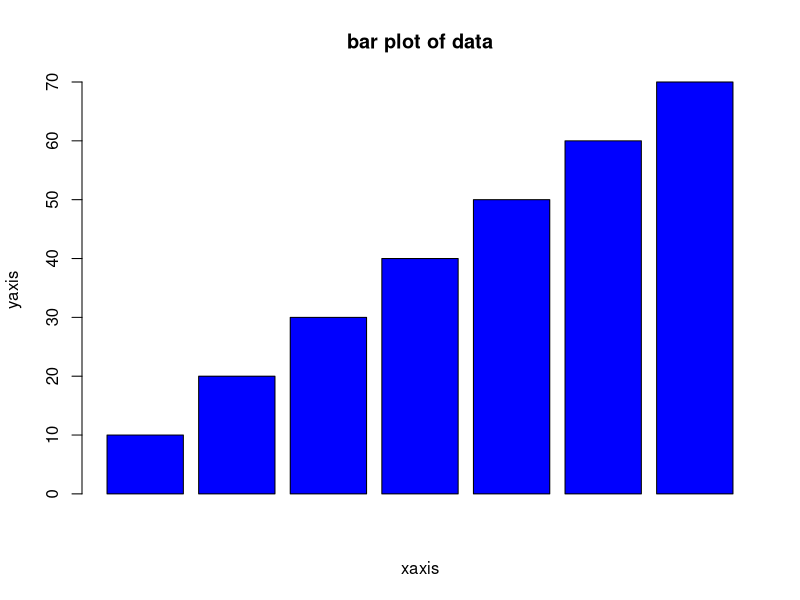
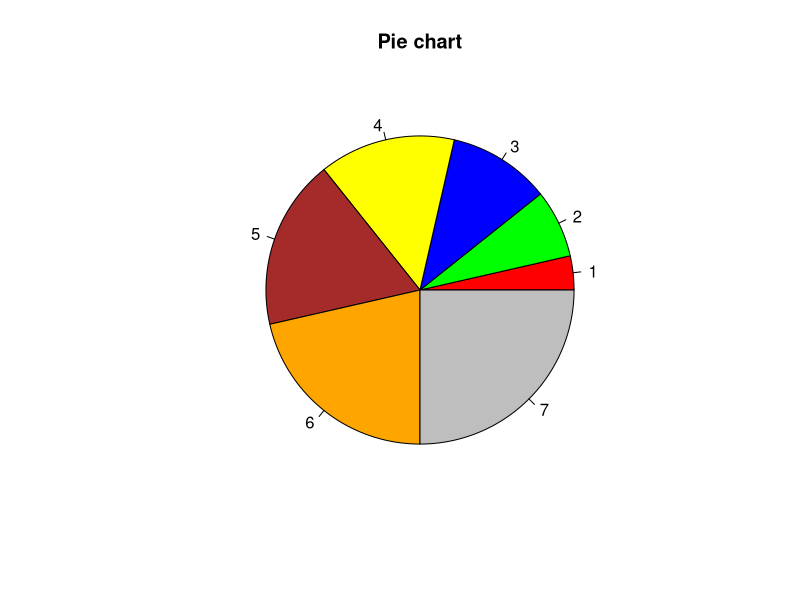
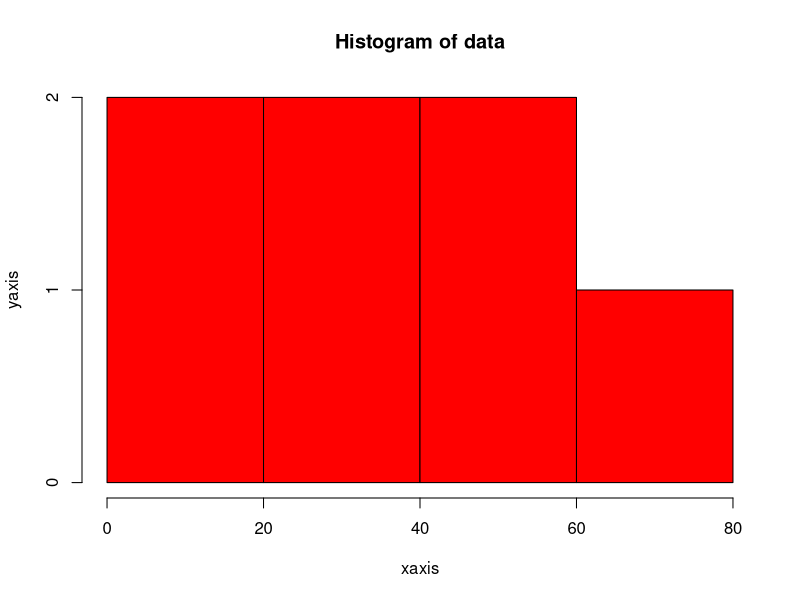

Here is the R script that generated these plots, in order:
data<-c(10,20,30,40,50,60,70)
print(data)
mean_value=mean(data)
print(paste("Mean: ",mean_value))
median_value=median(data)
print(paste("Median: ",median_value))
mode_function<-function(x){
    uniq_values<-unique(x)
    uniq_values[which.max(tabulate(match(x,uniq_values)))]
}
mode_value<-mode_function(data)
print(paste("Mode :",mode_value))
print(paste("Maximum value :",max(data)))
print(paste("Minimum Value :",min(data)))
print(paste("Variance of data :",var(data)))
print(paste("Standard deviation :",sd(data)))
print(summary(data))
bp<-barplot(
    data,
    main="bar plot of data",
    xlab="xaxis",
    ylab="yaxis",
    col = "blue")
print(bp)
pc<-pie(
    data,
    main="Pie chart",
    col=c("Red","green","blue","yellow","brown","orange","gray")
)
print(pc)

hg<-hist(
    data,
    main="Histogram of data",
    xlab="xaxis",
    ylab="yaxis",
    col = "Red")
print(hg)
